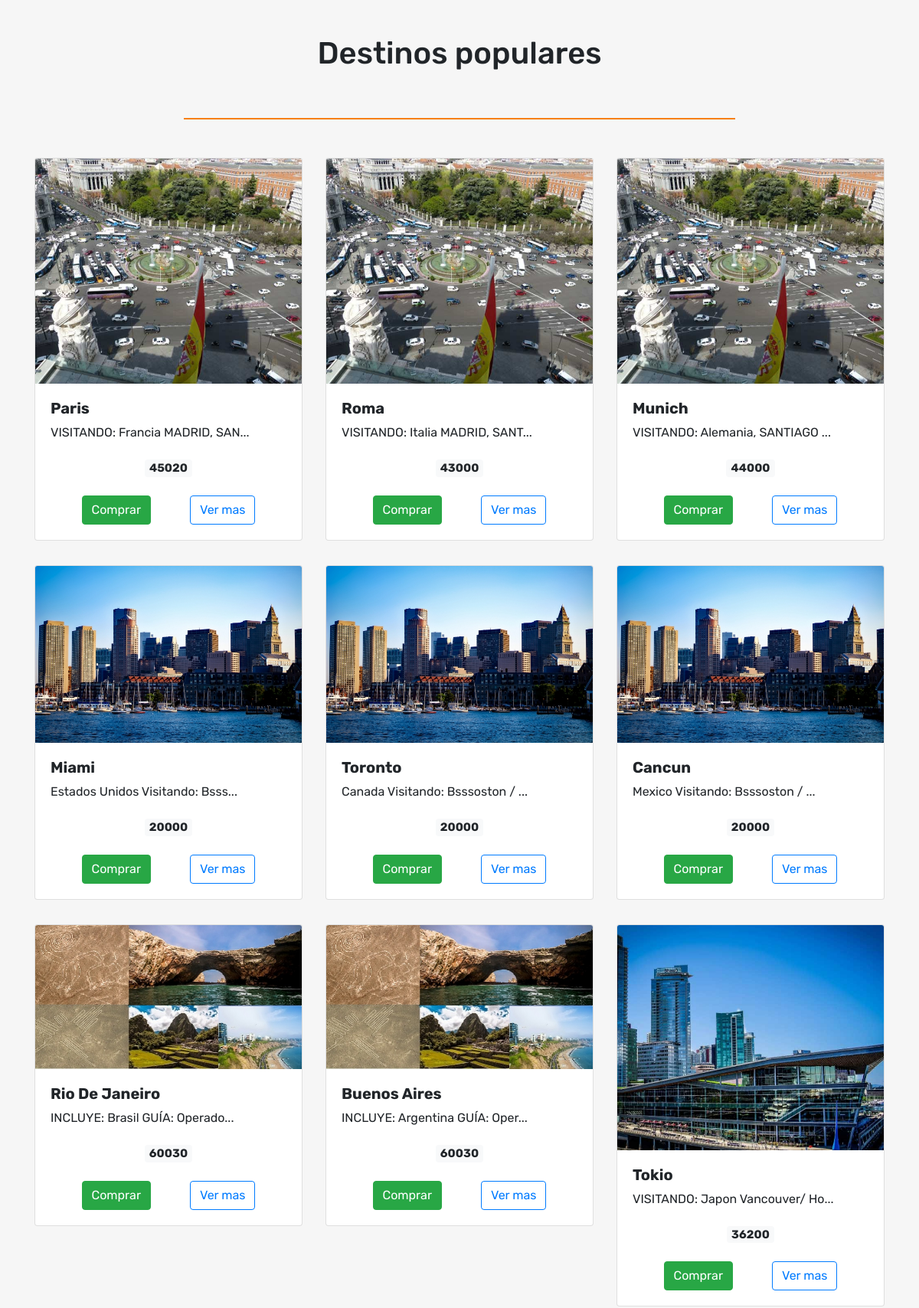
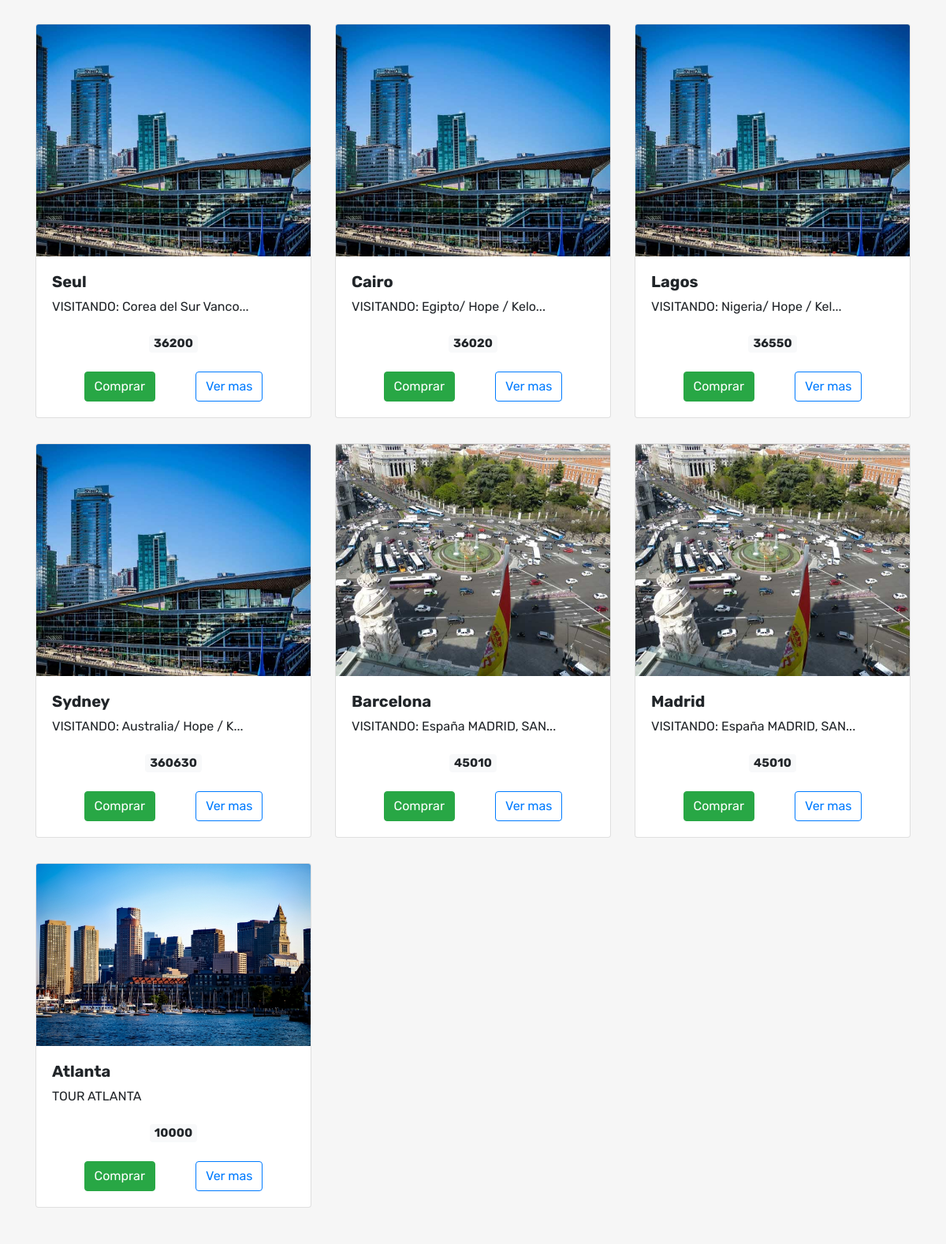
Before: / (middle part) with the older database file (2 pictures, top to bottom).
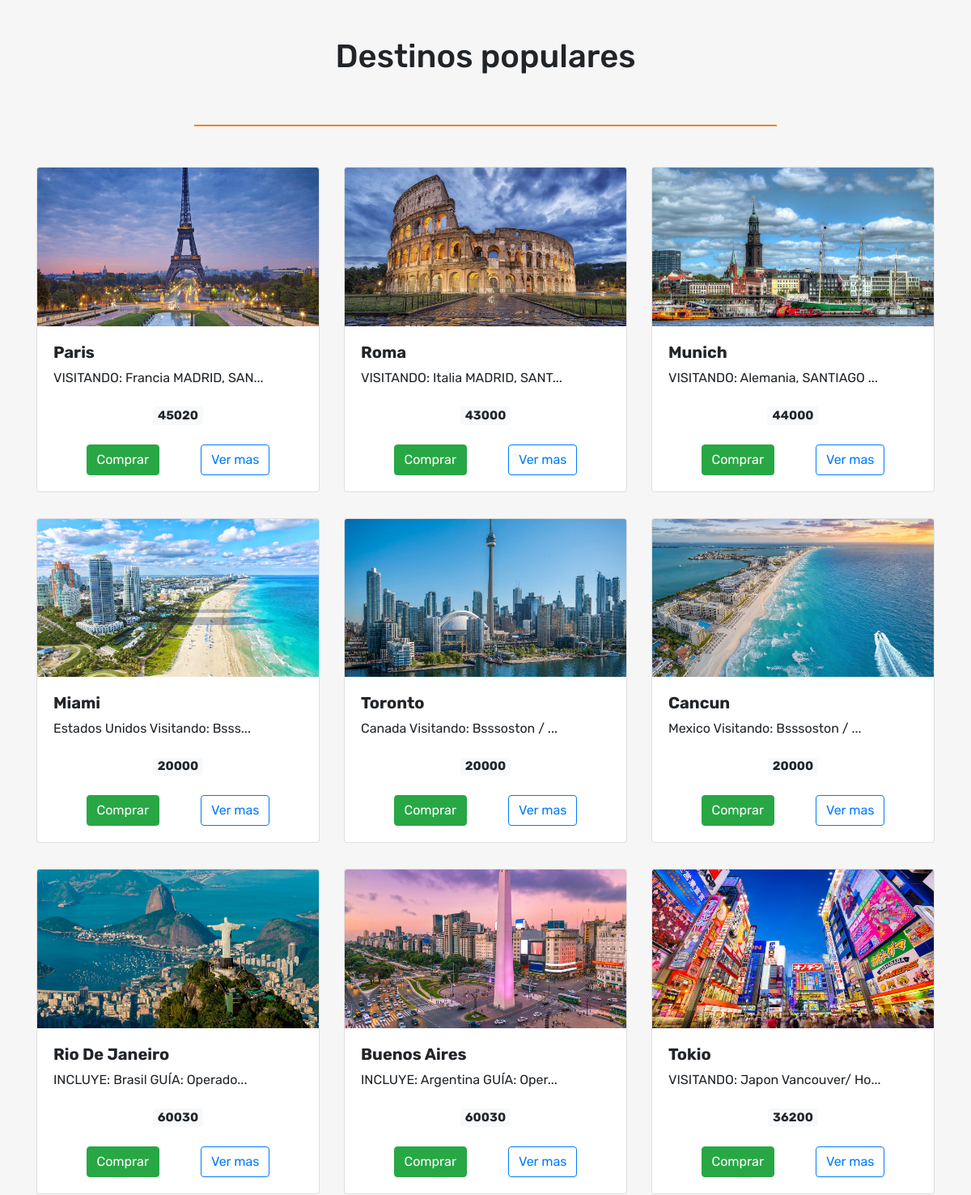
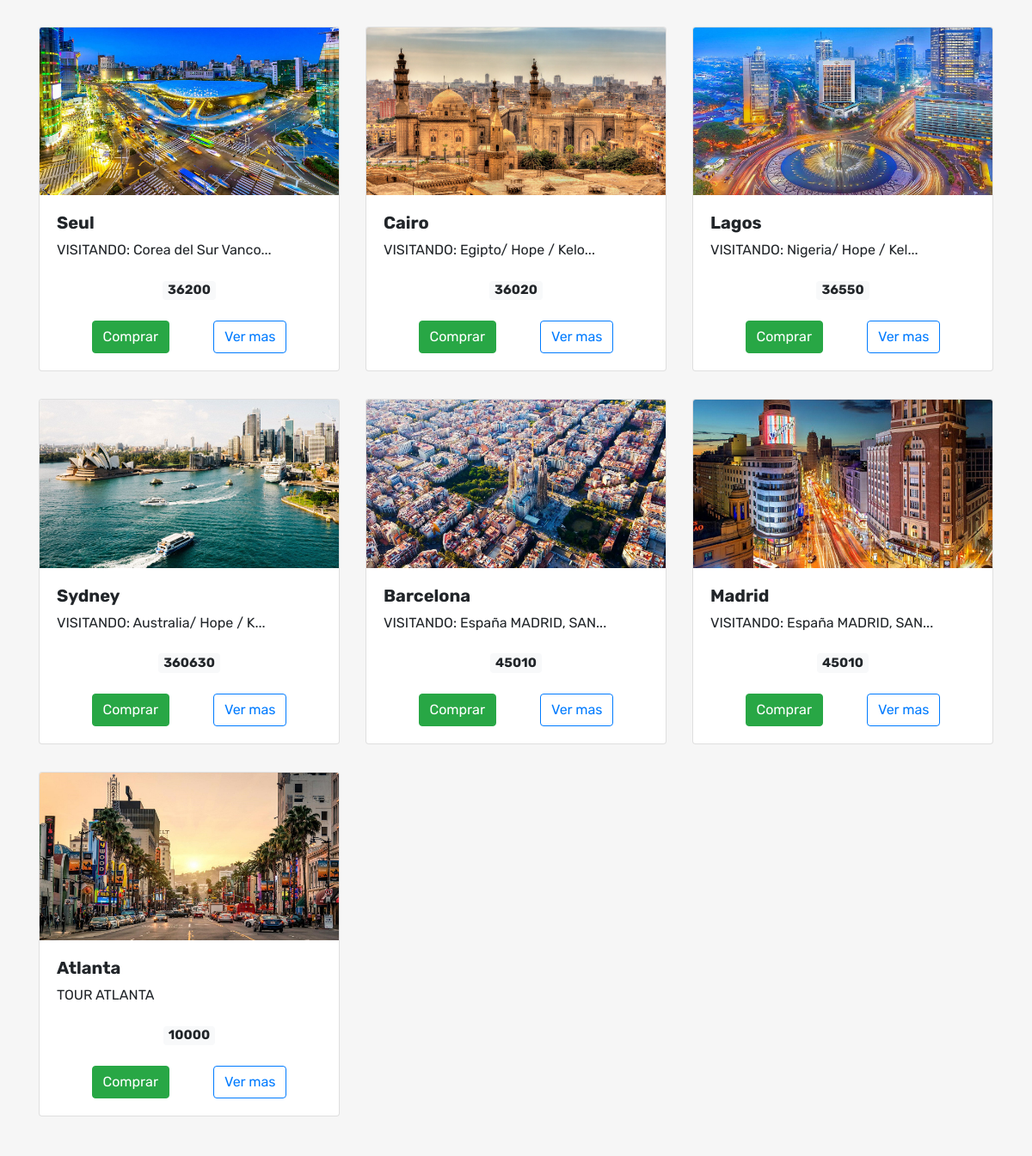
After: the same page with the newer database file (2 pictures, top to bottom).
### tables this page shows
CREATE TABLE `productos` (
  `idproducto` int(11) NOT NULL,
  `idciudad` varchar(3) NOT NULL,
  `precio` int(100) NOT NULL,
  `descripcion` varchar(1000) NOT NULL,
  `detalle` varchar(1000) NOT NULL,
  `url` varchar(300) NOT NULL,
  `destacado` tinyint(1) NOT NULL,
  `activo` tinyint(1) NOT NULL
);

CREATE TABLE `ciudades` (
  `idciudad` varchar(3) NOT NULL,
  `nombreciudad` varchar(50) NOT NULL,
  `idpais` varchar(3) NOT NULL
);

### functions/cortar.php (called while the page is built, shortened)
<?php
function cortar($productos, $maximo = 33)
{
  $cantidad = strlen($productos);
  if ($cantidad > $maximo) {
    $maximo = $maximo - 3;
    $a = cut_html(substr($productos, 0, $maximo));
    $a .= "...";
    return $a;
  } else {
    return $productos;
  }
}
function cut_html($productos)
{
  $a = $productos;
  return $productos;
}
?>

### includes/card_paises.php (the view)
<div class="col-sm-12 col-md-12 col-lg-6 col-xl-4 my-3">
  <div class="card carta">
    <?php echo '<img src="' .  $value["url"] . '" class="card-img-top" alt="..." />' ?>
    <div class="card-body">
      <h5 class="card-title1 font-weight-bold"><?php echo $value["nombre"]; ?></h5>
      <p class="card-text"><?php echo cortar($value["descripcion"]); ?></p>
      <div class="row justify-content-center pt-1 pb-3">
        <h5>
          <span class="card-text text-center badge badge-light"><?php echo $value["precio"]; ?></span>
        </h5>
      </div>
      <div class="container d-flex justify-content-around">
        <a href="#" class="btn btn-success">Comprar</a>
        <?php echo '<a href="product_details.php?id=' . $value["id"] . '"class="btn btn-outline-primary">Ver mas</a>' ?>
      </div>
    </div>
  </div>
</div>

### index.php (shortened to what this page needs)
<!DOCTYPE html>
<html lang="es">
<head>
    <?php require_once "includes/head.php"; ?>
</head>
<body>
<?php
    require_once "./functions/cortar.php";
    $page = 'index';
    ?>
    <div class="container text-center my-5 destinos-populares">
        <h2>Destinos populares</h2>
    </div>
    <div class="pb-4 text-center">
        <svg width="60%" height="2">
            <rect width="100%" height="100" style="fill:#F78014;stroke-width:0;stroke:rgb(0,0,0)" />
        </svg>
    </div>
    <?php
    require_once "includes/productoportada.php";
    require_once "includes/linkinteresesyherramientas.php";
    ?>
</body>
</html>

### includes/head.php (shortened to what this page needs)
<link rel="stylesheet" href="./css/style.css">
<link rel="stylesheet" href="./css/bootstrap.min.css">
<link rel="stylesheet" href="./css/jquery.fancybox.min.css" />
<link rel="stylesheet" href="https://stackpath.bootstrapcdn.com/font-awesome/4.7.0/css/font-awesome.min.css" />

### includes/productoportada.php (shortened to what this page needs)
<div class="container">
  <div class="row justify-content-center pb-4">
    <div class="col-12">
      <div class="row">
        <?php
        $db=DB::conectar();
        $order = (isset($_GET["orden"]) ? $_GET['orden'] : null);
        $queryProductos = "SELECT pr.idproducto as id,
                            ci.nombreciudad as nombre,
                            pa.nombrepais as pais,
                            co.nombrecontinente as continente,
                            ci.nombreciudad as ciudades,
                            pr.precio as precio,
                            pr.descripcion as descripcion,
                            pr.detalle as descripcion_details,
                            pr.url as url,
                            pr.destacado as destacado
                            FROM productos pr, ciudades ci, paises pa, continentes co
                            WHERE pr.idciudad = ci.idciudad
                            AND ci.idpais = pa.idpais
                            AND pa.idcontinente = co.idcontinente
                            AND pr.activo=1
                            $order";
        $stmt4 = $db->prepare($queryProductos);
        $stmt4->execute();
        $dataProductos = array();
        while($row=$stmt4->fetch(PDO::FETCH_ASSOC)){
            $dataProductos[] = $row;
        }
        ?>
        <?php foreach ( $dataProductos as $key => $value) { ?>
          <?php if ($page == 'index' && $value['destacado']) { ?>
            <?php include('card_paises.php'); ?>
          <?php } ?>
        <?php } ?>
      </div>
    </div>
  </div>
</div>

### includes/linkinteresesyherramientas.php (shortened to what this page needs)
<section class="container-fluid p-0 pt-4 text-center">
</section>

### css/style.css (style rules this page uses)
* { margin: 0; padding: 0; box-sizing: border-box; }
body { font-family: "Rubik", sans-serif !important; background-color: #f6f6f6 !important; }
.destinos-populares h2 { font-size: 2.5rem !important; }
.carta { transition: 0.3s ease; }

Changed rows visible on the page:
changed productos "Paris": url: a different picture
changed productos "Roma": url: a different picture
changed productos "Munich": url: a different picture
changed productos "Miami": url: a different picture
changed productos "Toronto": url: a different picture
changed productos "Cancun": url: a different picture
changed productos "Rio De Janeiro": url: a different picture
changed productos "Buenos Aires": url: a different picture
changed productos "Tokio": url: a different picture
changed productos "Seul": url: a different picture
changed productos "Cairo": url: a different picture
changed productos "Lagos": url: a different picture
changed productos "Sydney": url: a different picture
changed productos "Barcelona": url: a different picture
changed productos "Madrid": url: a different picture
changed productos "TOUR ATLANTA": url: a different picture
